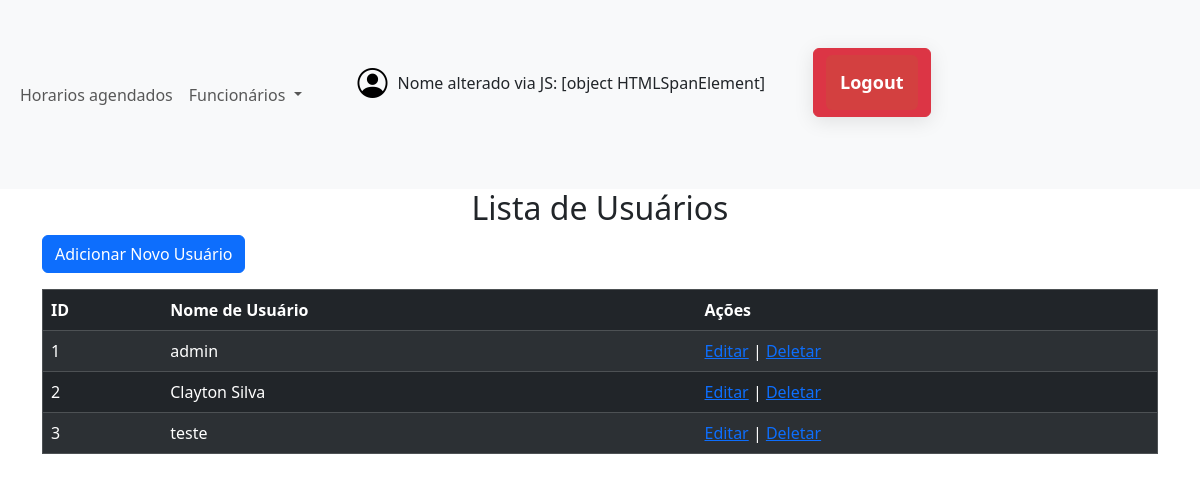
The app's page /usuarios (signed in) with its own data.
### app.py (models this page shows)
class Usuario(db.Model):
    id = db.Column(db.Integer, primary_key=True)
    username = db.Column(db.String(100), nullable=False, unique=True)
    senha = db.Column(db.String(200), nullable=False)

### app.py (the view)
@app.route('/usuarios')
def lista_usuarios():
    if 'usuario_id' not in session:
        flash('Você precisa estar logado para acessar esta página.', 'warning')
        return redirect(url_for('login'))
    nome_usuario = session.get('username')  # Obtém o nome do usuário da sessão
    usuarios = Usuario.query.all()  # Recupera todos os usuários do banco de dados
    return render_template('lista_usuarios.html', usuarios=usuarios, nome_usuario=nome_usuario)

### templates/lista_usuarios.html (shortened to what this page needs)
<!DOCTYPE html>
<html lang="pt-BR">
<head>
    <link rel="stylesheet" href="../static/style.css"/>
    <link href="https://cdn.jsdelivr.net/npm/bootstrap@5.3.3/dist/css/bootstrap.min.css" rel="stylesheet">
    <link rel="stylesheet" href="https://cdn.jsdelivr.net/npm/bootstrap-icons@1.11.3/font/bootstrap-icons.min.css">
</head>
<body>
    <header>
        <nav class="navbar navbar-expand-lg bg-body-tertiary">
            <div class="container-fluid">
                <div class="collapse navbar-collapse" id="navbarNavDropdown">
                    <ul class="navbar-nav">
                        <li class="nav-item">
                            <a class="nav-link" onclick="window.location.href=`http://127.0.0.1:5000/agendamentos`">Horarios agendados</a>
                        </li>
                        <li class="nav-item dropdown">
                            <a class="nav-link dropdown-toggle" href="#" role="button" data-bs-toggle="dropdown" aria-expanded="false">
                                Funcionários
                            </a>
                        </li>
                    </ul>
                    <div class="user-login d-flex align-items-center mb-4 ms-5">
                        <i class="bi bi-person-circle" style="color:black; font-size: 30px; margin-right: 10px;" id="loginIcon" onclick="toggleLogin()"></i>
                        <span id="userName">{{ nome_usuario }}</span>
                        <form class="btn btn-danger ms-5" action="{{ url_for('logout') }}" method="GET">
                            <button class="btn danger" type="submit">Logout</button>
                        </form>
                    </div>
                </div>
            </div>
        </nav>
    </header>
    <div class="container">
        <h2>Lista de Usuários</h2>
        <a href="{{ url_for('adicionar_usuario') }}" class="btn btn-primary mb-3">Adicionar Novo Usuário</a>
        <table class="table table-dark table-striped" border="1">
            <thead>
                <tr>
                    <th>ID</th>
                    <th>Nome de Usuário</th>
                    <th>Ações</th>
                </tr>
            </thead>
            <tbody>
                {% for usuario in usuarios %}
                    <tr>
                        <td>{{ usuario.id }}</td>
                        <td>{{ usuario.username }}</td>
                        <td>
                            <a href="{{ url_for('editar_usuario', id=usuario.id) }}">Editar</a> |
                            <a href="{{ url_for('deletar_usuario', id=usuario.id) }}"
                               onclick="return confirm('Tem certeza que deseja excluir este usuário?');">Deletar</a>
                        </td>
                    </tr>
                {% endfor %}
            </tbody>
        </table>
    </div>
</body>
</html>

### static/style.css (style rules this page uses)
* { margin: 0; padding: 0; box-sizing: border-box; outline: 0; }
body { font-family: 'Sora', sans-serif; background-color: #06121e; width: 100%; height: 100vh; position: relative; }
form { max-width: 600px; margin: 40px auto; padding: 20px; background-color: #fff; border-radius: 8px; box-shadow: 0px 4px 20px rgba(0, 0, 0, 0.1); display: flex; flex-direction: column; }
h2 { text-align: center; color: #06121e; font-size: 28px; margin-bottom: 20px; }
button[type="submit"] { padding: 14px; color: #fff; background-color: #d34040; border: none; font-size: 18px; font-weight: 600; border-radius: 6px; cursor: pointer; transition: background-color 0.3s ease; }
header { width: 100%; }
i { color: #fff; }
.nav-item { cursor: pointer; border:none; }
.user-login { border-left: 60vw; }

### records on screen
Usuario: id "1", username "admin"
Usuario: id "2", username "Clayton Silva"
Usuario: id "3", username "teste"
